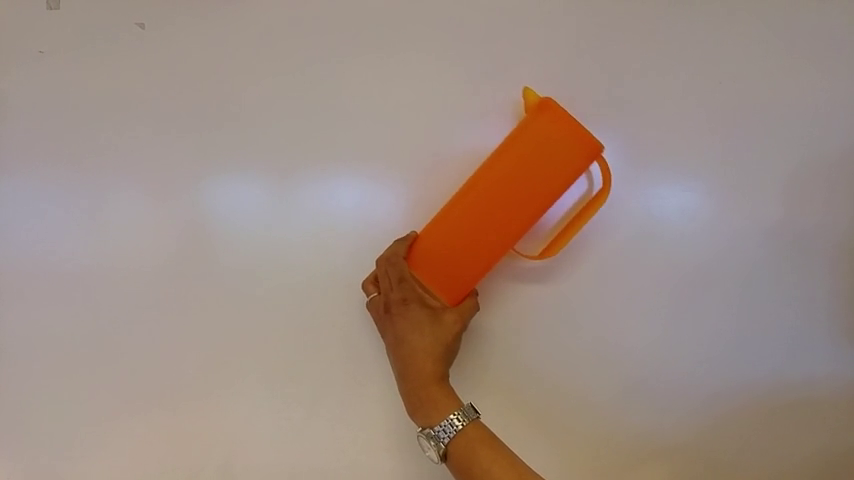
//> input picture frame 54 of Object_Orientation/MeasuringAngle.mp4, 854 x 480 px
$ ./main   (built with g++ and OpenCV 4)
//> lines starting //> are read from the running program, lines starting //| are printed output that depends on the picture; after the words box and inside, x2 and y2 are one past the last pixel; in counts of white or black regions, pixels touching at a corner belong together


#include "opencv2/highgui/highgui.hpp"
#include "opencv2/imgproc/imgproc.hpp"
#include <iostream>
#include <stdio.h>
#include <stdlib.h>
#include <string>
#include <sstream>
#include <math.h>

using namespace cv;
using namespace std;
Point  COG;//COG
Mat drawing ;
vector<Vec4i> hierarchy;
vector<Point> origins;
void PrintDegree(vector<vector<Point> > contours );
void pointTheCenter(Point  COG);
Mat erode_Dilate(Mat img);
void DrawRect(int indexOfBiggestArea, vector<vector<Point> > contours);
void FindBiggestArea(int* indexOfBiggestArea , vector<vector<Point> > contours);
void Circle_Color(int indexOfBiggestArea , vector<vector<Point> > contours, vector<float>radius, vector<Point2f>center, vector<vector<Point> > contours_poly, Scalar color);
/** @function main */
int main(int argc, char** argv) {
  VideoCapture cap("MeasuringAngle.mp4"); // open the default camera
  if (!cap.isOpened()) // check if we succeeded
    return -1;

  for (;;) {
    vector<Point> origins;
    Mat frame;
    cap >> frame; // get a new frame from camera
//> frame is the input picture: 480 rows x 854 cols, CV_8UC3; mean B, G, R 129.1, 139, 157.3
    Mat imgHSV;
    cvtColor(frame, imgHSV, CV_BGR2HSV);
//> imgHSV: 480 rows x 854 cols, CV_8UC3; mean H, S, V 39.9, 49.9, 157.8

    Mat imgThresh, imgthresh_B;
    //orange (11, 247, 171)
    inRange(imgHSV, Scalar(8, 235, 160), Scalar(25, 260, 185), imgThresh);
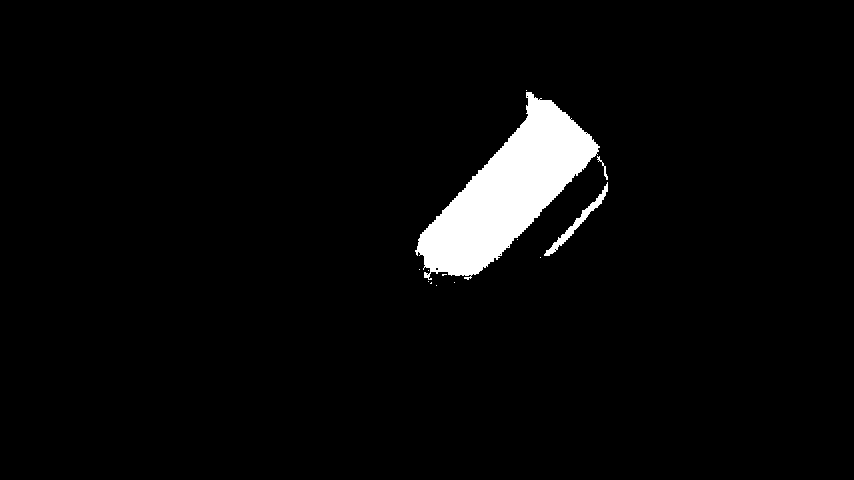
//> imgThresh: 480 rows x 854 cols, CV_8UC1; 3.7% white; 13 white regions (10 under 20 px), largest, box (x1, y1, x2, y2) and area: (415, 92, 600, 280) 14685, (544, 182, 608, 256) 574, (597, 156, 608, 180) 54
    inRange(imgHSV, Scalar(110, 60, 60), Scalar(130, 255, 255), imgthresh_B);
//> imgthresh_B: 480 rows x 854 cols, CV_8UC1; every value is 0

    imgThresh = erode_Dilate(imgThresh);
//> in erode_Dilate, `dilate(img, img, dilateElement);`:
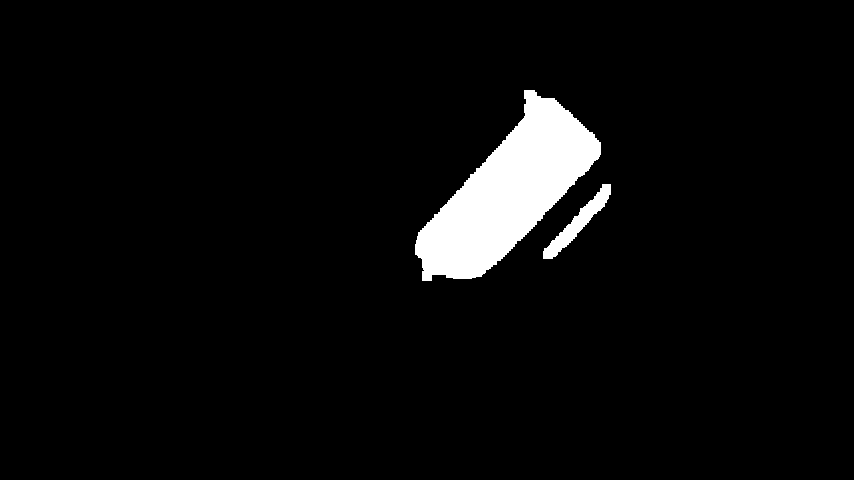
//> img: 480 rows x 854 cols, CV_8UC1; 4.3% white; 2 white regions
    vector<vector<Point> > contours, contoursB;
    findContours(imgThresh, contours, CV_RETR_CCOMP, CV_CHAIN_APPROX_SIMPLE);
//> contours = 2 contours; box (x1, y1, x2, y2) and area: (415, 90, 601, 281) 16218, (543, 184, 611, 259) 1142
    findContours(imgthresh_B, contoursB, CV_RETR_CCOMP, CV_CHAIN_APPROX_SIMPLE);
//> contoursB = 0 contours


    // Approximate contours to polygons + get bounding rects and circles
    vector<vector<Point> > contours_poly(contours.size()), contours_polyB(contoursB.size());
//> contours_poly = 2 empty contours; contours_polyB = 0 contours
    // vector<Rect> boundRect(contours.size());
    vector<Point2f>centerb(contoursB.size());
    vector<float>radiusb(contoursB.size());


    drawing = Mat::zeros(frame.size(), CV_8UC3);
    frame.copyTo(drawing);
    int maxi = -1;
    FindBiggestArea(&maxi , contours);
//> the loop in FindBiggestArea, `for (int i = 0; i < contours.size(); ++i)` made 2 passes
//> (biggestAreay, COG) on passes 1 to 2: (1142, Point(577, 222)), (16217.5, Point(507, 191))
//> after the loop in FindBiggestArea, `for (int i = 0; i < contours.size(); ++i)`: biggestAreay = 16217.5
//> maxi = 1
    if (maxi != -1) {
      origins.push_back(COG);
//> origins = 1 Point (x, y): [507, 191]

      DrawRect( maxi , contours );
//> in DrawRect, `cv::RotatedRect boundingBox = cv::minAreaRect(contours[indexOfBiggestA..`: boundingBox = centre (503.7, 200.7), size (224.8, 100), angle -53.3
//> in DrawRect, `boundingBox.points(corners);`: corners = 4 Points (x, y): [476.5, 320.7], [396.4, 260.9], [530.9, 80.76], [611, 140.6]
//> in DrawRect, `cv::line(drawing, corners[0], corners[1], cv::Scalar(255, 255, 255));`: drawing: 480 rows x 854 cols, CV_8UC3; 82 pixels changed, all inside (x1, y1, x2, y2) = (396, 261, 478, 322)
//> in DrawRect, `cv::line(drawing, corners[2], corners[3], cv::Scalar(255, 255, 255));`: drawing: 480 rows x 854 cols, CV_8UC3; mean B, G, R 129.2, 139.1, 157.4
//> in DrawRect, `calculatedRect = minAreaRect(vertVect);`: calculatedRect has the same summary as boundingBox
//> in DrawRect, `putText(drawing, deg, COG, 1, 1.2, Scalar(0, 255, 255), 2, 8, false);`:
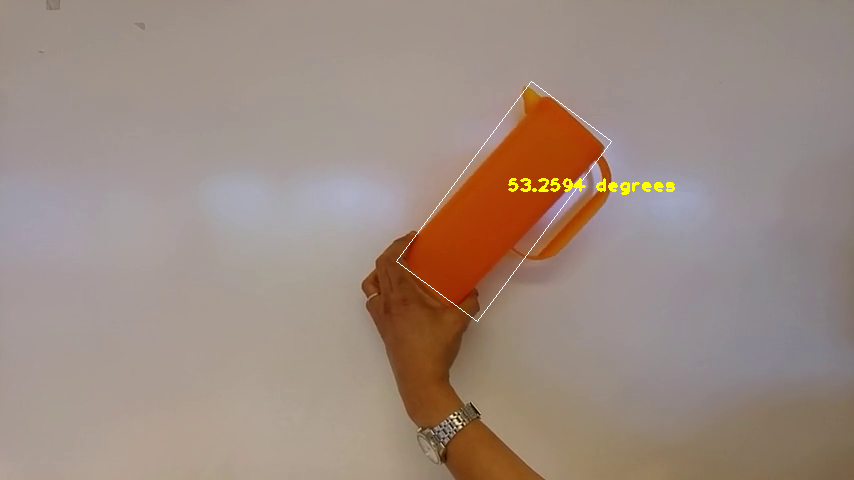
//> drawing: 480 rows x 854 cols, CV_8UC3; mean B, G, R 129, 139.5, 157.6

    }
    maxi = -1;
    FindBiggestArea(&maxi , contoursB);
    if (maxi != -1) {
      origins.push_back(COG);
      Circle_Color(maxi , contoursB, radiusb, centerb, contours_polyB, Scalar(0, 0, 255));
    }

    cout << origins.size() << endl;
//| 1
    if (origins.size() > 1) {
      cv::line(drawing, origins.at(0), origins.at(1), cv::Scalar(0, 255, 255));
    }
    imshow("Output", drawing);

    if (waitKey(30) >= 0) break;
//> the Esc key is pressed
  } imshow("Output", drawing);
}


Mat erode_Dilate(Mat img) {

  Mat erodeElement = getStructuringElement(MORPH_RECT, Size(3, 3));
  Mat dilateElement = getStructuringElement(MORPH_RECT, Size(8, 8));
  erode(img, img, erodeElement);
  dilate(img, img, dilateElement);
  return img;


}


void FindBiggestArea(int* indexOfBiggestArea , vector<vector<Point> > contours) {

  Moments moment;
  double biggestAreay = 0;
  if (contours.size() > 0) {
    for (int i = 0; i < contours.size(); ++i) {
      /* code */
      moment = moments((cv::Mat)contours[i]);
      if (moment.m00 > biggestAreay) {
        biggestAreay = moment.m00;

        *indexOfBiggestArea = i;
        COG = Point (moment.m10 / moment.m00, moment.m01 / moment.m00);//COG
      }


    }
  }

}

void Circle_Color(int indexOfBiggestArea , vector<vector<Point> > contours, vector<float>radius, vector<Point2f>center,
                  vector<vector<Point> > contours_poly, Scalar color) {
  pointTheCenter(COG);
  approxPolyDP(Mat(contours[indexOfBiggestArea]), contours_poly[indexOfBiggestArea], 3, true);
  //  boundRect[indexOfBiggestArea] = boundingRect(Mat(contours_poly[indexOfBiggestArea]));
  minEnclosingCircle((Mat) contours_poly[indexOfBiggestArea], center[indexOfBiggestArea], radius[indexOfBiggestArea]);
  //  drawContours(drawing, contours, indexOfBiggestArea, Scalar(0, 0, 255), 2, 8, hierarchy, 0, Point());
  circle(drawing, center[indexOfBiggestArea], (int) radius[indexOfBiggestArea], color, 2, 8, 0);

}

void DrawRect(int indexOfBiggestArea , vector<vector<Point> > contours ) {

  vector<Point2f> vertVect;
  RotatedRect calculatedRect;

  cv::RotatedRect boundingBox = cv::minAreaRect(contours[indexOfBiggestArea]);
  // draw the rotated rect
  cv::Point2f corners[4];
  boundingBox.points(corners);
  cv::line(drawing, corners[0], corners[1], cv::Scalar(255, 255, 255));
  cv::line(drawing, corners[1], corners[2], cv::Scalar(255, 255, 255));
  cv::line(drawing, corners[2], corners[3], cv::Scalar(255, 255, 255));
  cv::line(drawing, corners[3], corners[0], cv::Scalar(255, 255, 255));


  for (int i = 0; i < 4; i++) {
    vertVect.push_back(corners[i]);
  }
  calculatedRect = minAreaRect(vertVect);
  stringstream ss (stringstream::in | stringstream::out);
  if (calculatedRect.size.width<calculatedRect.size.height) ss << 90-calculatedRect.angle;
  else
    ss << -calculatedRect.angle;

  string deg = ss.str() + " degrees";

  putText(drawing, deg, COG, 1, 1.2, Scalar(0, 255, 255), 2, 8, false);

}

void pointTheCenter(Point COG) {

  putText(drawing, "X", COG, 1, 1.2, Scalar(0, 255, 255), 2, 8, false);

}

$ run again, starting later in the video
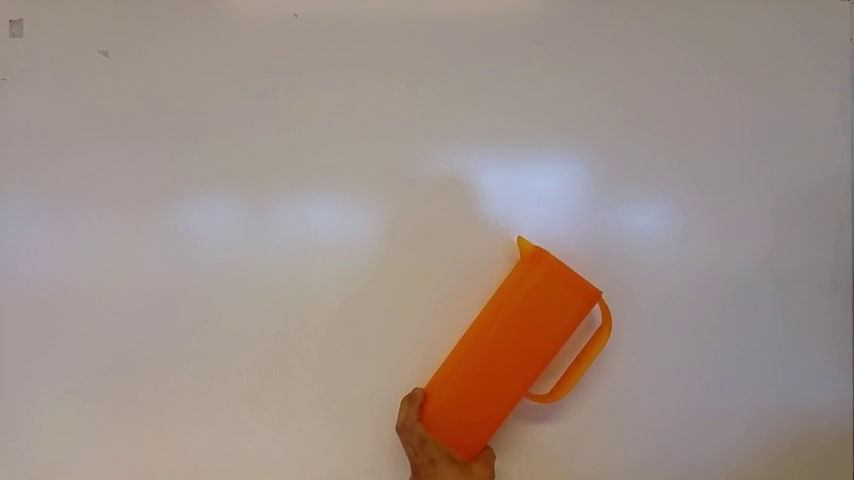
//> input picture frame 245 of Object_Orientation/MeasuringAngle.mp4, 854 x 480 px
//> frame is the input picture: 480 rows x 854 cols, CV_8UC3; mean B, G, R 135.6, 143.2, 159.1
//> imgHSV: 480 rows x 854 cols, CV_8UC3; mean H, S, V 42.5, 41.8, 160.1
//> `inRange(imgHSV, Scalar(8, 235, 160), Scalar(25, 260, 185), imgThresh);`:
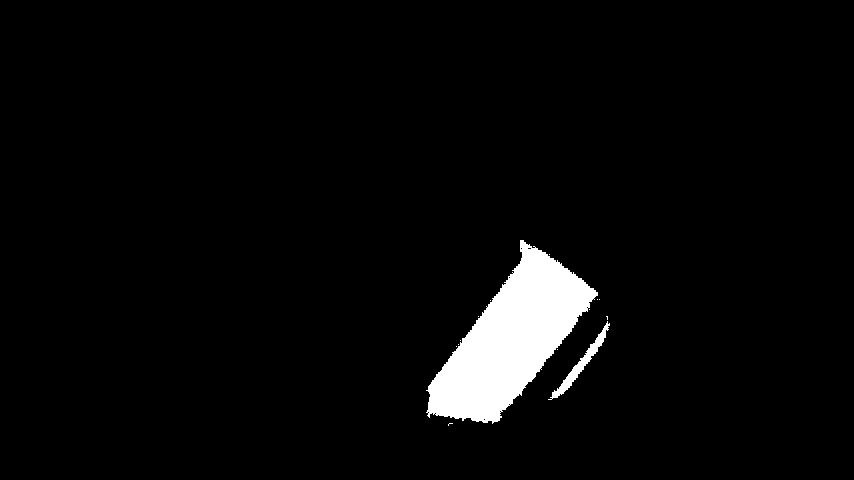
//> imgThresh: 480 rows x 854 cols, CV_8UC1; 3.8% white; 14 white regions (12 under 20 px), largest, box (x1, y1, x2, y2) and area: (426, 240, 598, 424) 14692, (548, 321, 610, 400) 695
//> imgthresh_B: 480 rows x 854 cols, CV_8UC1; every value is 0
//> contours = 2 contours; box (x1, y1, x2, y2) and area: (426, 238, 601, 426) 16164, (550, 323, 611, 401) 1230
//> contoursB = 0 contours
//> contours_poly = 2 empty contours; contours_polyB = 0 contours
//> the loop in FindBiggestArea, `for (int i = 0; i < contours.size(); ++i)` made 2 passes
//> (biggestAreay, COG) on passes 1 to 2: (1230.5, Point(581, 363)), (16163.5, Point(510, 339))
//> after the loop in FindBiggestArea, `for (int i = 0; i < contours.size(); ++i)`: biggestAreay = 16163.5
//> maxi = 1
//> origins = 1 Point (x, y): [510, 339]
//> boundingBox = centre (509.4, 346.8), size (205, 101.4), angle -57.8
//> corners = 4 Points (x, y): [497.6, 460.5], [411.9, 406.4], [521.1, 233.1], [606.9, 287.1]
//> calculatedRect has the same summary as boundingBox
//> in DrawRect, `putText(drawing, deg, COG, 1, 1.2, Scalar(0, 255, 255), 2, 8, false);`:
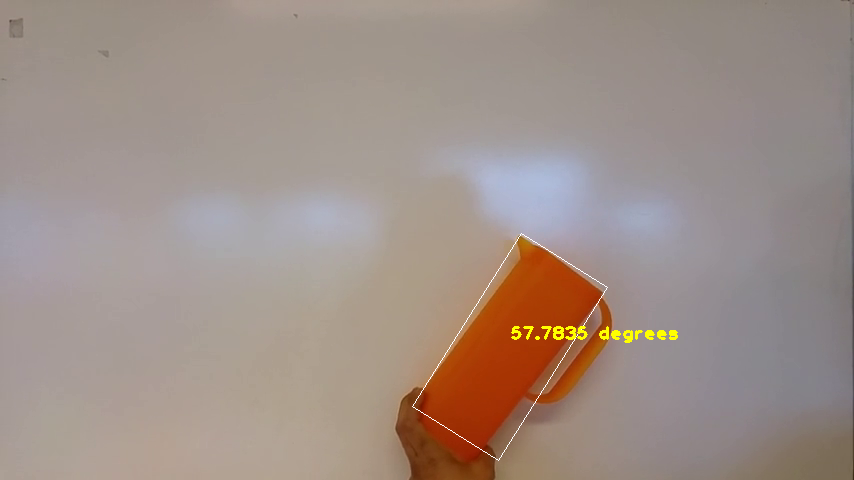
//> drawing: 480 rows x 854 cols, CV_8UC3; mean B, G, R 135.6, 143.8, 159.4
//| 1

$ run again, starting later in the video
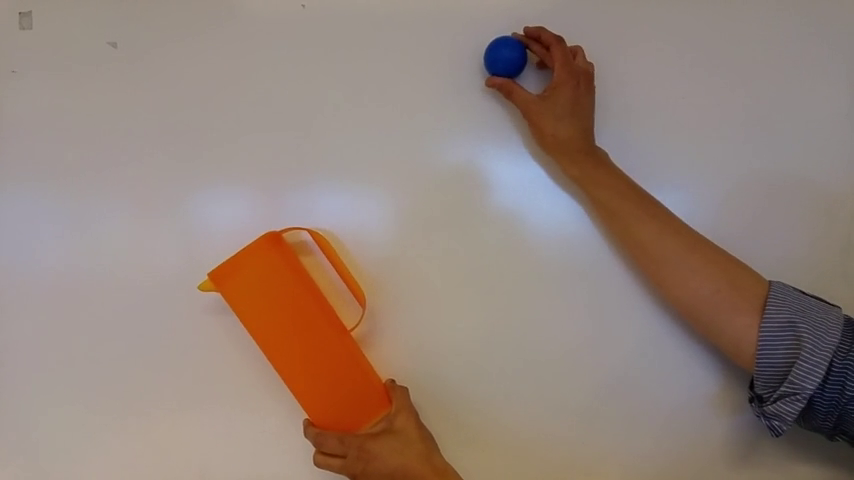
//> input picture frame 436 of Object_Orientation/MeasuringAngle.mp4, 854 x 480 px
//> frame is the input picture: 480 rows x 854 cols, CV_8UC3; mean B, G, R 120.8, 130, 147.4
//> imgHSV: 480 rows x 854 cols, CV_8UC3; mean H, S, V 37.5, 54, 148.8
//> `inRange(imgHSV, Scalar(8, 235, 160), Scalar(25, 260, 185), imgThresh);`:
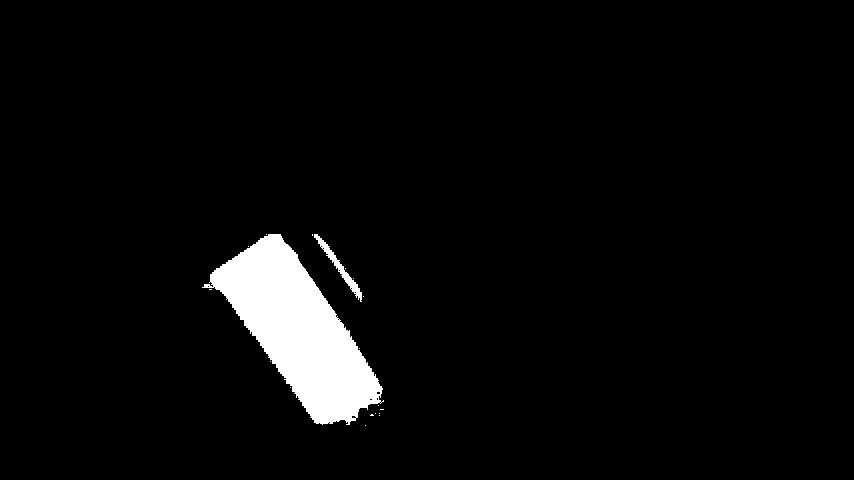
//> imgThresh: 480 rows x 854 cols, CV_8UC1; 3.9% white; 19 white regions (17 under 20 px), largest, box (x1, y1, x2, y2) and area: (202, 234, 384, 425) 15638, (314, 234, 362, 302) 488
//> imgthresh_B: 480 rows x 854 cols, CV_8UC1; 0.52% white; 109 white regions (101 under 20 px), largest, box (x1, y1, x2, y2) and area: (484, 36, 524, 76) 1257, (542, 174, 572, 206) 167, (514, 166, 528, 184) 90
//> contours = 2 contours; box (x1, y1, x2, y2) and area: (202, 232, 385, 427) 17186, (312, 232, 365, 301) 946
//> contoursB = 110 contours, 105 with area under 20; largest, box (x1, y1, x2, y2) and area: (484, 36, 524, 76) 1192, (542, 174, 572, 206) 114, (514, 166, 528, 184) 58, (534, 178, 544, 190) 38, (764, 339, 782, 342) 32
//> `vector<vector<Point> > contours_poly(contours.size()), contours_polyB(..`: contours_poly = 2 empty contours; contours_polyB = 110 empty contours
//> the loop in FindBiggestArea, `for (int i = 0; i < contours.size(); ++i)` made 2 passes
//> (biggestAreay, COG) on passes 1 to 2: (946, Point(338, 266)), (17186, Point(298, 330))
//> after the loop in FindBiggestArea, `for (int i = 0; i < contours.size(); ++i)`: biggestAreay = 17186
//> `FindBiggestArea(&maxi , contours);`: maxi = 1
//> `origins.push_back(COG);`: origins = 1 Point (x, y): [298, 330]
//> boundingBox = centre (301.3, 332.8), size (100, 213.9), angle -39.2
//> corners = 4 Points (x, y): [330.1, 447.3], [195, 281.4], [272.5, 218.3], [407.6, 384.1]
//> calculatedRect has the same summary as boundingBox
//> the loop in FindBiggestArea (call 2), `for (int i = 0; i < contours.size(); ++i)` made 110 passes
//> (biggestAreay, COG) on passes 88, 98, 99, 110: (32, Point(772, 339)), (37.5, Point(538, 184)), (114.5, Point(556, 192)), (1192, Point(503, 55))
//> `FindBiggestArea(&maxi , contoursB);`: maxi = 109
//> `origins.push_back(COG);`: origins = 2 Points (x, y): [298, 330], [503, 55]
//> in Circle_Color, `approxPolyDP(Mat(contours[indexOfBiggestArea]), contours_poly[indexOfB..`: contours_poly = 110 entries, 1 filled: 1 contour; box (x1, y1, x2, y2) and area: (484, 36, 524, 76) 1165
//> center = 110 Points (x, y), first 12: [0, 0], [0, 0], [0, 0], [0, 0], [0, 0], [0, 0], [0, 0], [0, 0], [0, 0], [0, 0], [0, 0], [0, 0]; radius = 110 values from 0 to 22.64
//| 2
//> `cv::line(drawing, origins.at(0), origins.at(1), cv::Scalar(0, 255, 255..`:
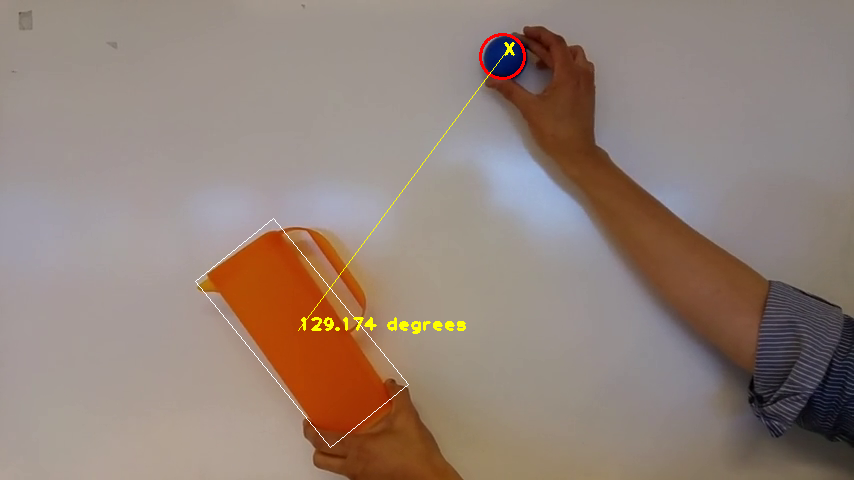
//> drawing: 480 rows x 854 cols, CV_8UC3; mean B, G, R 120.6, 130.5, 148
